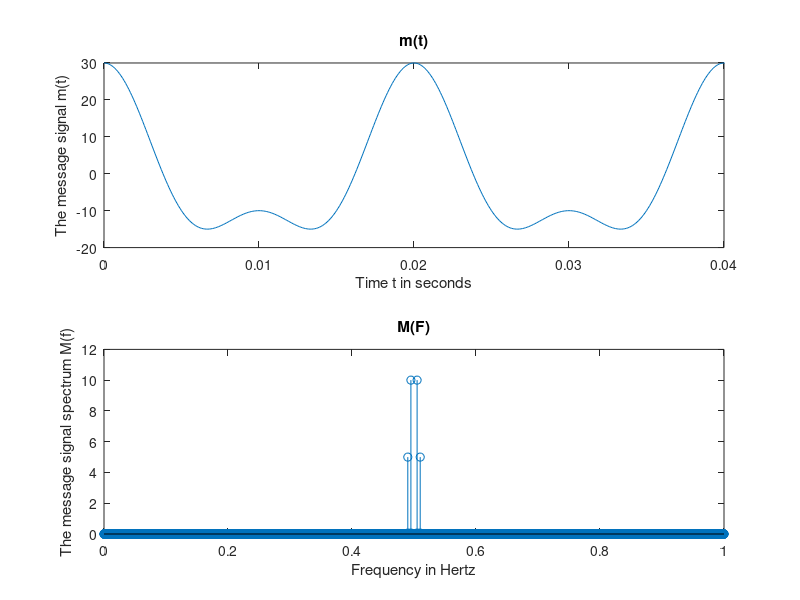
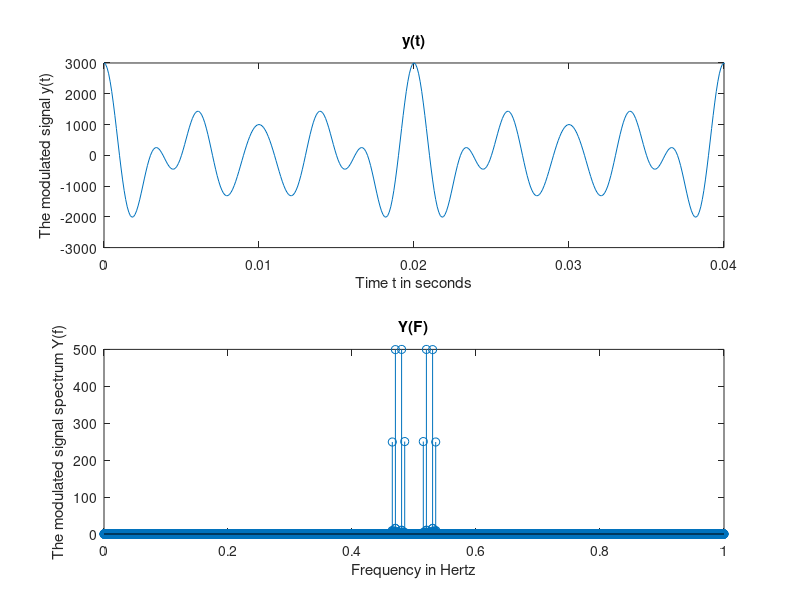
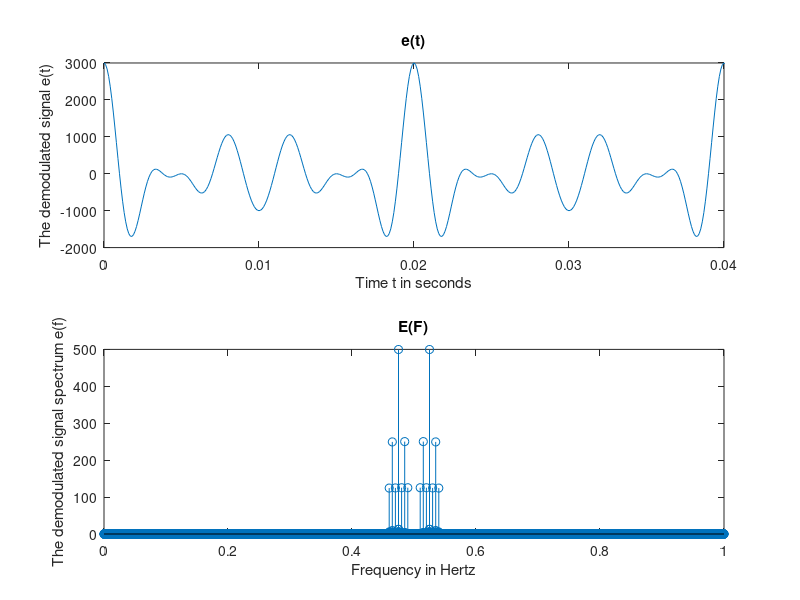
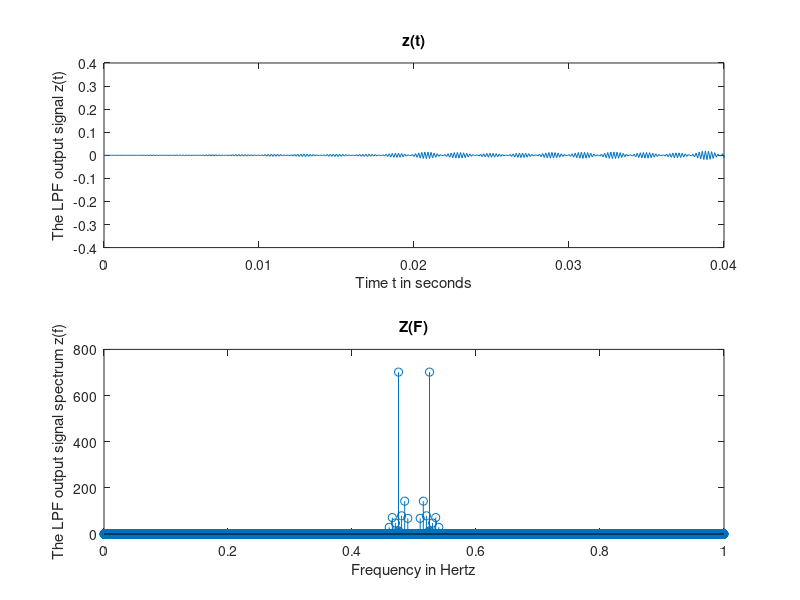

Write the MATLAB code that produced these figures, in order.
clc;
close all;
clear all;

% Burak Kamil ÇİFTCİ
% 1801022077

% part 1)

Ts = 0.0001;
Fs = 1/Ts;
t = 0:0.0001:1;
m = 20*cos(100*pi*t)+10*cos(200*pi*t);  

Fm = fftshift(Ts*fft(m));
figure;
subplot(2,1,1);
plot(t,m);
xlim([0 0.04]);
title("m(t)");
xlabel("Time t in seconds");
ylabel("The message signal m(t)");

subplot(2,1,2);
stem(t,abs(Fm));
title("M(F)");
xlabel("Frequency in Hertz");
ylabel("The message signal spectrum M(f)");

% part 2)
c = 100.*cos(500.*pi.*t);               
y = c.*m;
Fy = fftshift(Ts*fft(y));
figure;
subplot(2,1,1);
plot(t,y);
xlim([0 0.04]);
title("y(t)");
xlabel("Time t in seconds");
ylabel("The modulated signal y(t)");

subplot(2,1,2);
stem(t,abs(Fy));
title("Y(F)");
xlabel("Frequency in Hertz");
ylabel("The modulated signal spectrum Y(f)");

% part 3)
c2 = cos(100.*pi.*t);
e = c2.*y;
Fe = fftshift(Ts*fft(e));
figure;
subplot(2,1,1);
plot(t,e);
xlim([0 0.04]);
title("e(t)");
xlabel("Time t in seconds");
ylabel("The demodulated signal e(t)");

subplot(2,1,2);
stem(t,abs(Fe));
title("E(F)");
xlabel("Frequency in Hertz");
ylabel("The demodulated signal spectrum e(f)");

% part 4)
h = 500 * sinc (500*t);
H = fftshift(fft(h))/length(e);
Z = Fe .* H ;
z = ifftshift(ifft(Z));

figure;
subplot(2,1,1);
plot(t,z);
xlim([0 0.04]);
title("z(t)");
xlabel("Time t in seconds");
ylabel("The LPF output signal z(t)");

subplot(2,1,2);
stem(t,abs(Z));
title("Z(F)");
xlabel("Frequency in Hertz");
ylabel("The LPF output signal spectrum z(f)");

% part 5)
c2 = cos(520.*pi.*t);
e = c2.*y;
Fe = fftshift(Ts*fft(e));
figure;
subplot(2,1,1);
plot(t,e);
xlim([0 0.04]);
title("e(t) 520");
xlabel("Time t in seconds");
ylabel("The LPF output signal z(t)");

subplot(2,1,2);
stem(t,abs(Fe));
title("E(F) 520)");
xlabel("Frequency in Hertz");
ylabel("The LPF output signal spectrum z(f)");

h = 520 * sinc (520*t);
H = fftshift(fft(h))/length(e);
Z = Fe .* H ;
z = ifftshift(ifft(Z));

figure;
subplot(2,1,1);
plot(t,z);
xlim([0 0.04]);
title("z(t) 520");
xlabel("Time t in seconds");
ylabel("The LPF output signal z(t)");

subplot(2,1,2);
stem(t,abs(Z));
title("Z(F) 520");
xlabel("Frequency in Hertz");
ylabel("The LPF output signal spectrum z(f)");